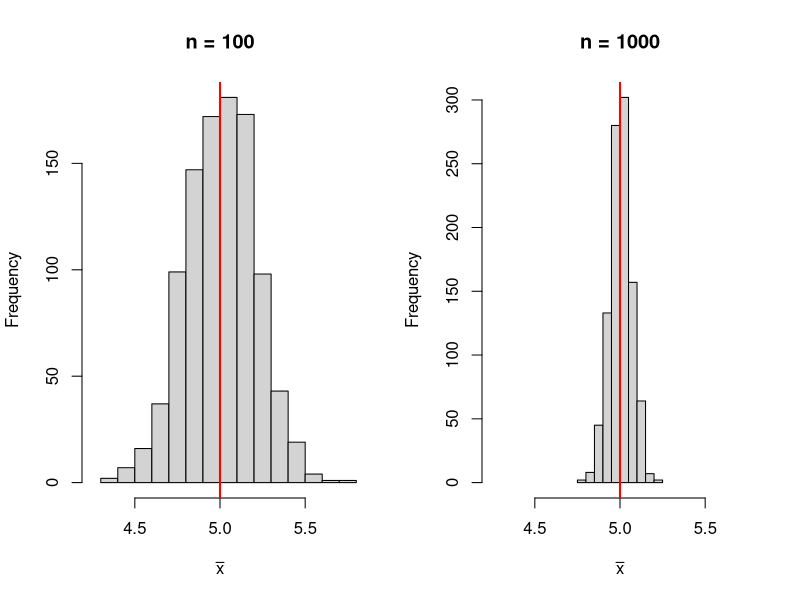

Write the R code that produced this figure.
## ---- chunk 1
# Install these packages first
library(dplyr)
library(ggplot2)
library(tidyr)
library(knitr)

# Set seed for random number generator
set.seed(76)
## ---- chunk 2
par(mfrow=c(1,2))
xbar <- rep(0,1000)
for(i in 1:1000)
  xbar[i] <- mean(rnorm(n=100,mean=5,sd=2))
hist(xbar, xlab=expression(bar(x)), main="", xlim=c(4.25, 5.75))
title("n = 100")
abline(v=5,col="red",lwd=2)

xbar <- rep(0,1000)
for(i in 1:1000)
  xbar[i] <- mean(rnorm(n=1000,mean=5,sd=2))
hist(xbar, xlab=expression(bar(x)), main="", xlim=c(4.25, 5.75))
title("n = 1000")
abline(v=5,col="red",lwd=2)
